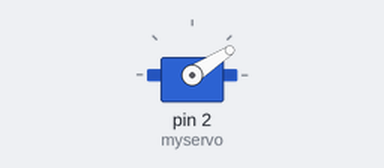
The sketch below on a simulated Arduino Uno, built with avr-gcc and run on an emulated ATmega328P. Parts: servo.

Above: at 0.05 s.
At 0.8 s:
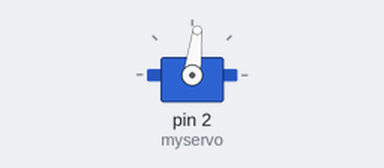
At 1.2 s:
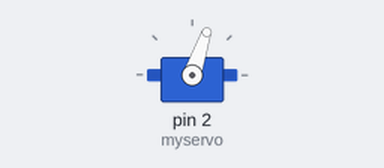
At 1.6 s:
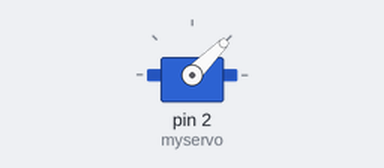
Timing chart, 0 to 4.2 s (numbered marks = the images above):
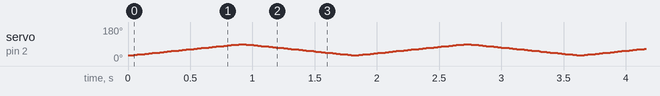

The sketch:

testservo.ino
```cpp
 /*
 Controlling a servo position using a potentiometer (variable resistor)
 by Michal Rinott <http://people.interaction-ivrea.it/m.rinott>

 modified on 8 Nov 2013
 by Scott Fitzgerald
 http://www.arduino.cc/en/Tutorial/Knob
*/

#include <Servo.h>

Servo myservo;  // create servo object to control a servo

int pos = 0;

void setup()
{
  myservo.attach(2);  // attaches the servo on pin 9 to the servo object
}

void loop()
{
  //val = analogRead(potpin);            // reads the value of the potentiometer (value between 0 and 1023)
  //val = map(val, 0, 1023, 0, 180);     // scale it to use it with the servo (value between 0 and 180)
  for(pos = 30; pos < 90; pos ++){
    myservo.write(pos);                  // sets the servo position according to the scaled value
    delay(15);                           // waits for the servo to get there
  }
  for(pos = 90; pos >30; pos --){
    myservo.write(pos);
    delay(15);
  }
}
```
